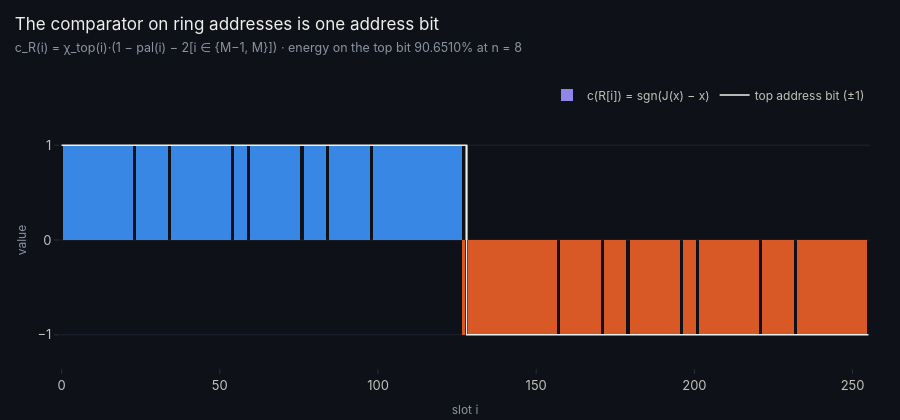
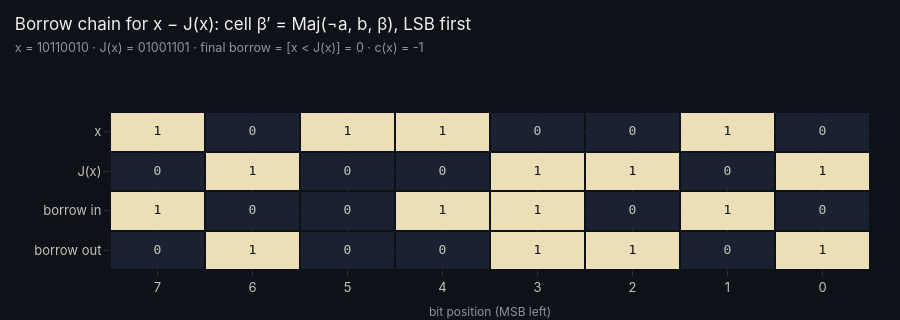

Notebook code cell kept with these figures, in order:
### Markdown cell above
## 4 · The address machine

The ring asks one thing of a word: how it compares with its reverse.

$$c(x)=\operatorname{sgn}\bigl(J(x)-x\bigr),\qquad \Delta(p)=\sum_{x<p}c(x)=\bigl|\{x:\ x<p\le J(x)\}\bigr|,$$

$$\operatorname{rank}(p)=\tfrac12\bigl(p-\pi(p)+\Delta(p)\bigr)+\pi_c(p),\qquad \pi_c(p)=\min\bigl(\pi(p),2^{\lceil n/2\rceil-1}\bigr),$$

with $\pi(p)$ the palindromes below $p$. The engine counts $\Delta(p)$ and $\pi(p)$ with a digit program over mirror pairs read from the outside in, the native reading order of reflection, so the address is exact at any width without enumeration. The comparison is a borrow chain whose cell is the full adder's carry with one input complemented, $\beta'=\operatorname{Maj}(\neg a,b,\beta)$. On ring addresses it collapses to one address bit:

$$c_R(i)=\chi_{\mathrm{top}}(i)\bigl(1-\operatorname{pal}(i)-2[i\in\{M-1,M\}]\bigr),$$

which carries $(N-2^{\lceil n/2\rceil}-4)^2/\bigl(N(N-2^{\lceil n/2\rceil})\bigr)$ of its energy: 99.9% at $n=20$.

### Code cell
import time
x = rc.pi_fraction_bits(64)
t0 = time.time(); a = rc.address(x, 64); t1 = time.time(); back = rc.word_at(a, 64); t2 = time.time()
display(HTML(rv.card("The first 64 bits of π after the binary point, on the 64-bit ring",
    rv.kv([("word", rv.bitspan(rc.bits(x, 64))), ("hex", "0x%016X" % x),
           ("address (published, sealed)", "2,427,008,858,123,944,441"), ("address (computed here)", "{:,}".format(a)),
           ("rank time", "%.1f ms" % (1000 * (t1 - t0))), ("unrank returns the word", "%s · %.1f ms" % (back == x, 1000 * (t2 - t1)))], cols=2),
    kicker="exact location without enumeration", status="RUNS" if a == 2427008858123944441 and back == x else "FAIL")))
rv.show(rv.fig_comparator(8))
rv.show(rv.fig_borrow(0b10110010, 8))
ui.show_checks("A-01", "A-02", "A-03", "A-04")

### Figure 1 — Plotly figure (JSON) as saved in the notebook; plotly's stock layout.template omitted (floating-point values rounded to 4 significant figures; data arrays with more than 128 entries replaced by an {"elided": "..."} marker saying what was removed)
{"data": [{"hovertemplate": "slot %{x}: %{y}<extra></extra>", "marker": {"color": {"elided": "256 str values"}, "line": {"width": 0}}, "name": "c(R[i]) = sgn(J(x) − x)", "type": "bar", "x": {"elided": "256 int values"}, "y": {"elided": "256 int values"}}, {"line": {"color": "#f0efec", "shape": "hv", "width": 1.4}, "mode": "lines", "name": "top address bit (±1)", "type": "scatter", "x": {"elided": "256 int values"}, "y": {"elided": "256 int values"}}], "layout": {"bargap": 0, "height": 420, "margin": {"t": 112}, "title": {"pad": {"l": 4, "t": 30}, "text": "The comparator on ring addresses is one address bit<br><span style='font-size:12.5px;color:#8b93a3'>c_R(i) = χ_top(i)·(1 − pal(i) − 2[i ∈ {M−1, M}]) · energy on the top bit 90.6510% at n = 8</span>", "y": 1, "yanchor": "top", "yref": "container"}, "xaxis": {"title": {"text": "slot i"}}, "yaxis": {"range": [-1.35, 1.35], "tickvals": [-1, 0, 1], "title": {"text": "value"}}}}

### Figure 2 — Plotly figure (JSON) as saved in the notebook; plotly's stock layout.template omitted (floating-point values rounded to 4 significant figures)
{"data": [{"colorscale": [[0, "#1a2232"], [1, "#ecdfb8"]], "hoverinfo": "skip", "showscale": false, "type": "heatmap", "x": [0, 1, 2, 3, 4, 5, 6, 7], "xgap": 2, "y": [0, 1, 2, 3], "ygap": 2, "z": [[1, 0, 1, 1, 0, 0, 1, 0], [0, 1, 0, 0, 1, 1, 0, 1], [1, 0, 0, 1, 1, 0, 1, 0], [0, 1, 0, 0, 1, 1, 0, 1]]}, {"customdata": ["bit 7 · x = 1", "bit 6 · x = 0", "bit 5 · x = 1", "bit 4 · x = 1", "bit 3 · x = 0", "bit 2 · x = 0", "bit 1 · x = 1", "bit 0 · x = 0", "bit 7 · J(x) = 0", "bit 6 · J(x) = 1", "bit 5 · J(x) = 0", "bit 4 · J(x) = 0", "bit 3 · J(x) = 1", "bit 2 · J(x) = 1", "bit 1 · J(x) = 0", "bit 0 · J(x) = 1", "bit 7 · borrow in = 1", "bit 6 · borrow in = 0", "bit 5 · borrow in = 0", "bit 4 · borrow in = 1", "bit 3 · borrow in = 1", "bit 2 · borrow in = 0", "bit 1 · borrow in = 1", "bit 0 · borrow in = 0", "bit 7 · borrow out = 0", "bit 6 · borrow out = 1", "bit 5 · borrow out = 0", "bit 4 · borrow out = 0", "bit 3 · borrow out = 1", "bit 2 · borrow out = 1", "bit 1 · borrow out = 0", "bit 0 · borrow out = 1"], "hovertemplate": "%{customdata}<extra></extra>", "mode": "text", "showlegend": false, "text": ["1", "0", "1", "1", "0", "0", "1", "0", "0", "1", "0", "0", "1", "1", "0", "1", "1", "0", "0", "1", "1", "0", "1", "0", "0", "1", "0", "0", "1", "1", "0", "1"], "textfont": {"color": ["#0e1117", "#c3c2b7", "#0e1117", "#0e1117", "#c3c2b7", "#c3c2b7", "#0e1117", "#c3c2b7", "#c3c2b7", "#0e1117", "#c3c2b7", "#c3c2b7", "#0e1117", "#0e1117", "#c3c2b7", "#0e1117", "#0e1117", "#c3c2b7", "#c3c2b7", "#0e1117", "#0e1117", "#c3c2b7", "#0e1117", "#c3c2b7", "#c3c2b7", "#0e1117", "#c3c2b7", "#c3c2b7", "#0e1117", "#0e1117", "#c3c2b7", "#0e1117"], "family": "JetBrains Mono, Cascadia Code, Consolas, Menlo, monospace", "size": 13}, "type": "scatter", "x": [0, 1, 2, 3, 4, 5, 6, 7, 0, 1, 2, 3, 4, 5, 6, 7, 0, 1, 2, 3, 4, 5, 6, 7, 0, 1, 2, 3, 4, 5, 6, 7], "y": [0, 0, 0, 0, 0, 0, 0, 0, 1, 1, 1, 1, 1, 1, 1, 1, 2, 2, 2, 2, 2, 2, 2, 2, 3, 3, 3, 3, 3, 3, 3, 3]}], "layout": {"height": 320, "margin": {"b": 50, "l": 110, "r": 30, "t": 112}, "title": {"pad": {"l": 4, "t": 30}, "text": "Borrow chain for x − J(x): cell β′ = Maj(¬a, b, β), LSB first<br><span style='font-size:12.5px;color:#8b93a3'>x = 10110010 · J(x) = 01001101 · final borrow = [x < J(x)] = 0 · c(x) = -1</span>", "y": 1, "yanchor": "top", "yref": "container"}, "xaxis": {"ticktext": ["7", "6", "5", "4", "3", "2", "1", "0"], "tickvals": [0, 1, 2, 3, 4, 5, 6, 7], "title": {"text": "bit position (MSB left)"}}, "yaxis": {"autorange": "reversed", "ticktext": ["x", "J(x)", "borrow in", "borrow out"], "tickvals": [0, 1, 2, 3]}}}
